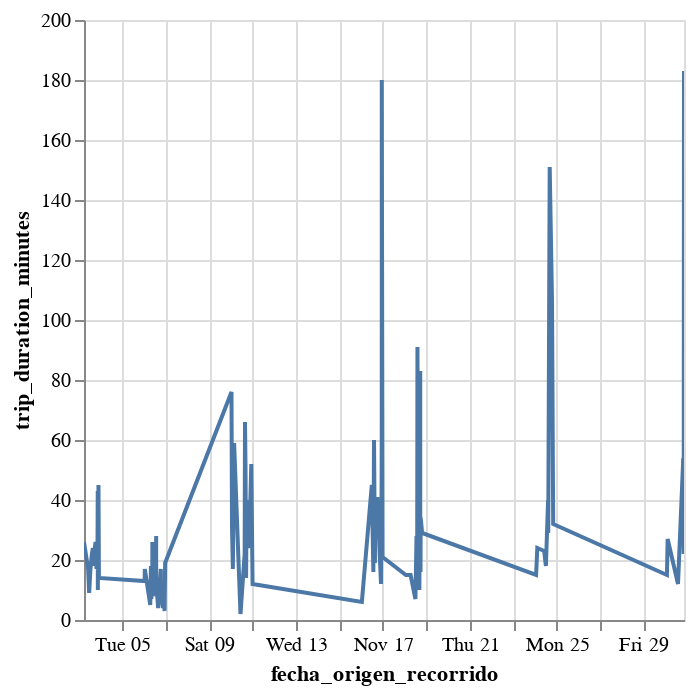

Here is the notebook cell this chart was saved with:
### Markdown cell above
Visualization

### Code cell
ecobici2024_df.limit(100).plot.line(x='fecha_origen_recorrido', y='trip_duration_minutes')
